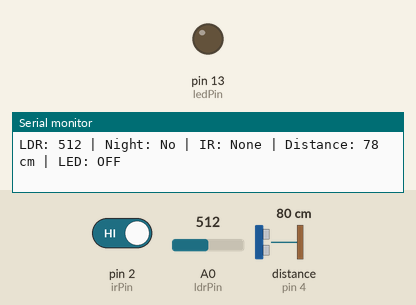
Recording of a sketch running on a simulated Arduino Uno, built with avr-gcc and run on an emulated ATmega328P. On the bench: output pins drawn as LEDs (lit = HIGH), the last lines printed to the serial monitor. Wiring (inferred from the names in the program): ultrasonic range finder: trigger pin 3; echo pin 4. The inputs (shaded band) are chosen by the test bench; at power-on: A0 (ldrPin) = 512, pin 2 (irPin) HIGH, distance to the obstacle (sensor on pin 4) 80 cm. The echo pulse lasts 58.3 µs per cm; pins used as bus, display or sensor lines are not drawn.

Above: at 1.3 s.
1.4 s: A0 (ldrPin) set to 43
2.9 s: A0 (ldrPin) set to 37
At 4.2 s:
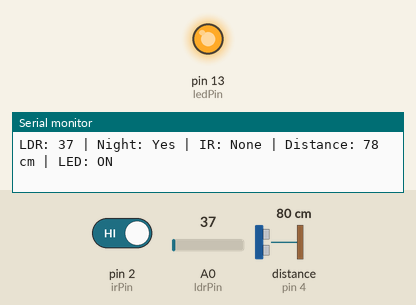
Timing chart, 0 to 5.9 s (numbered marks = the images above; inputs shaded):
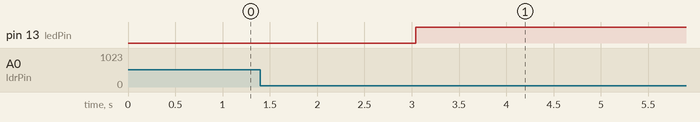

Measured:
- the behaviour switches between 40 and 39 on A0 (ldrPin) (found by bisection; images 0 and 1)
- after the input at 2.9 s, pin 13 (ledPin): LOW → HIGH after 0.14 s

The sketch:

code.ino
```cpp
// Pin setup
const int ldrPin = A0;
const int irPin = 2;
const int trigPin = 3;
const int echoPin = 4;
const int ledPin = 13;

// Variables
int ldrValue = 0;
bool isNight = false;
int distance = 0;
bool motionDetected = false;

void setup() {
  pinMode(irPin, INPUT);
  pinMode(trigPin, OUTPUT);
  pinMode(echoPin, INPUT);
  pinMode(ledPin, OUTPUT);

  Serial.begin(9600);
}

void loop() {
  // Read LDR
  ldrValue = analogRead(ldrPin);
  isNight = ldrValue < 40;  // Adjust this based on your test

  // Read IR sensor
  int irValue = digitalRead(irPin);

  // Read ultrasonic sensor
  digitalWrite(trigPin, LOW);
  delayMicroseconds(2);
  digitalWrite(trigPin, HIGH);
  delayMicroseconds(10);
  digitalWrite(trigPin, LOW);
  long duration = pulseIn(echoPin, HIGH);
  distance = duration * 0.034 / 2; // in cm

  // Determine if motion is detected (IR or ultrasonic)
  motionDetected = (irValue == LOW || distance < 100); // adjust distance as needed

  // Decision to turn LED ON or OFF
  if (isNight && motionDetected) {
    digitalWrite(ledPin, HIGH); // Turn ON LED
  } else {
    digitalWrite(ledPin, LOW);  // Turn OFF LED
  }

  // Debugging output
  Serial.print("LDR: "); Serial.print(ldrValue);
  Serial.print(" | Night: "); Serial.print(isNight ? "Yes" : "No");
  Serial.print(" | IR: "); Serial.print(irValue == LOW ? "Detected" : "None");
  Serial.print(" | Distance: "); Serial.print(distance); Serial.print(" cm");
  Serial.print(" | LED: "); Serial.println(digitalRead(ledPin) ? "ON" : "OFF");

  delay(500); // slow down loop
}
```
